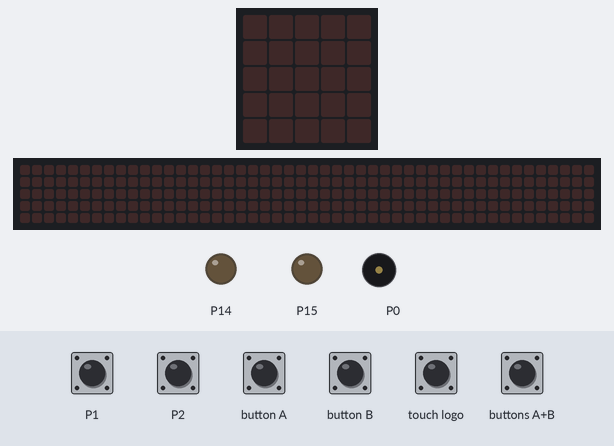
Recording of a program running on a simulated BBC micro:bit (MakeCode). On the bench: the board's 5×5 LED display, a strip that is not on the board, showing the scrolling text unrolled, output pins drawn as LEDs (lit = HIGH), buzzer (waves = sounding). The inputs (shaded band) are chosen by the test bench; at power-on: P1 HIGH, P2 HIGH. The 48×5 strip is a reading aid, not a part: it shows the text the display is scrolling, unrolled, one strip-width of it at a time.

Above: at 1.2 s.
1.3 s: P1 pulled LOW for 0.15 s
At 1.7 s:
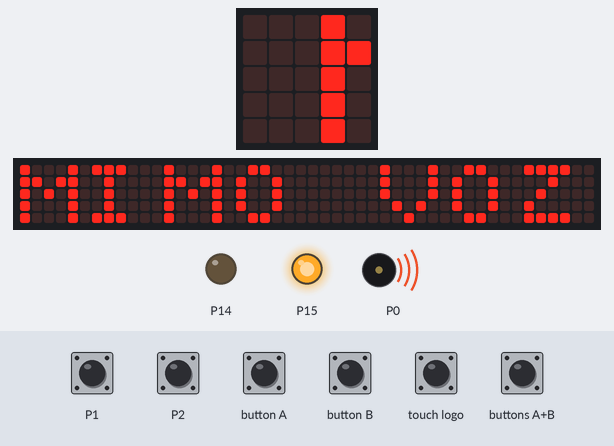
4.3 s: button A pressed for 0.15 s
At 19.51 s:
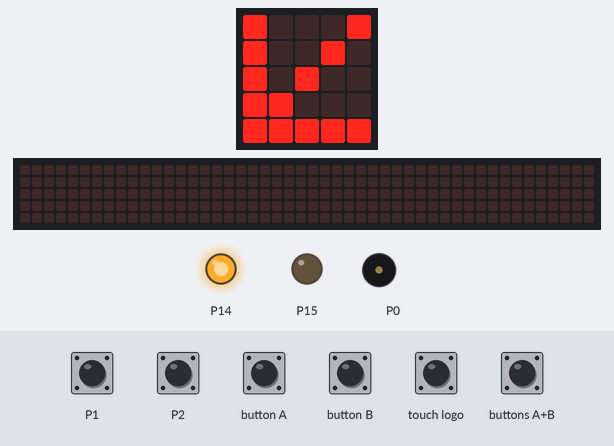
At 19.92 s:
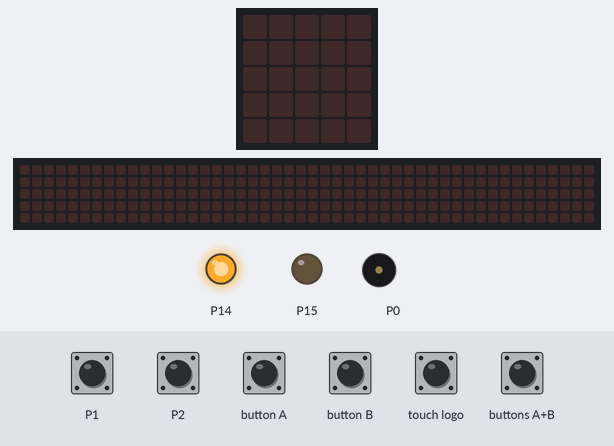
Timing chart, 0 to 21.2 s (numbered marks = the images above; inputs shaded):
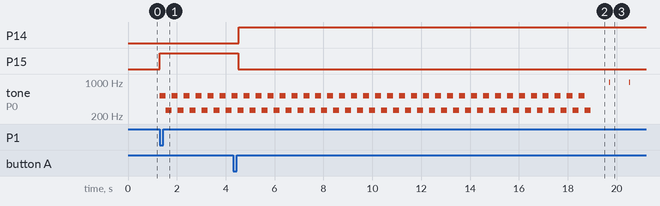

The program:

main.ts
```typescript
input.onButtonPressed(Button.A, function () {
    směr = 1
})
input.onButtonPressed(Button.AB, function () {
    směr = 3
})
input.onButtonPressed(Button.B, function () {
    směr = 2
})
input.onLogoEvent(TouchButtonEvent.Touched, function () {
    směr = 4
})
let směr = 0
pins.setPull(DigitalPin.P1, PinPullMode.PullUp)
pins.setPull(DigitalPin.P2, PinPullMode.PullUp)
basic.forever(function () {
    if (pins.digitalReadPin(DigitalPin.P1) == 0) {
        směr = 5
        basic.showString("MIMO VOZIDEL STAVBY")
    }
    if (pins.digitalReadPin(DigitalPin.P2) == 0) {
        směr = 6
        basic.showString("POZOR")
    }
})
basic.forever(function () {
    while (směr == 4) {
        pins.digitalWritePin(DigitalPin.P15, 1)
        basic.showLeds(`
            # . . . #
            . # . # .
            . . # . .
            . # . # .
            # . . . #
            `)
        music.playTone(988, music.beat(BeatFraction.Whole))
        basic.showLeds(`
            . . . . .
            . . . . .
            . . . . .
            . . . . .
            . . . . .
            `)
    }
    pins.digitalWritePin(DigitalPin.P15, 0)
    while (směr == 3) {
        pins.digitalWritePin(DigitalPin.P14, 1)
        basic.showLeds(`
            . . # . .
            . # # # .
            # . # . #
            . . # . .
            . . # . .
            `)
        music.playTone(988, music.beat(BeatFraction.Sixteenth))
        basic.showLeds(`
            . . . . .
            . . . . .
            . . . . .
            . . . . .
            . . . . .
            `)
    }
    pins.digitalWritePin(DigitalPin.P14, 0)
    while (směr == 2) {
        pins.digitalWritePin(DigitalPin.P14, 1)
        basic.showLeds(`
            # . . . #
            . # . . #
            . . # . #
            . . . # #
            # # # # #
            `)
        music.playTone(988, music.beat(BeatFraction.Sixteenth))
        basic.showLeds(`
            . . . . .
            . . . . .
            . . . . .
            . . . . .
            . . . . .
            `)
        pins.digitalWritePin(DigitalPin.P14, 0)
    }
    while (směr == 1) {
        pins.digitalWritePin(DigitalPin.P14, 1)
        basic.showLeds(`
            # . . . #
            # . . # .
            # . # . .
            # # . . .
            # # # # #
            `)
        music.playTone(988, music.beat(BeatFraction.Sixteenth))
        basic.showLeds(`
            . . . . .
            . . . . .
            . . . . .
            . . . . .
            . . . . .
            `)
        pins.digitalWritePin(DigitalPin.P14, 0)
    }
    while (směr == 5) {
        pins.digitalWritePin(DigitalPin.P15, 1)
        basic.pause(100)
    }
    pins.digitalWritePin(DigitalPin.P15, 0)
    while (směr == 6) {
        pins.digitalWritePin(DigitalPin.P15, 1)
        pins.digitalWritePin(DigitalPin.P14, 1)
        basic.pause(100)
    }
    pins.digitalWritePin(DigitalPin.P15, 0)
    pins.digitalWritePin(DigitalPin.P14, 0)
})
basic.forever(function () {
    if (pins.digitalReadPin(DigitalPin.P1) == 0) {
        for (let index = 0; index < 9; index++) {
            music.playMelody("C5 C C5 C C5 C C5 C ", 250)
        }
    }
    if (pins.digitalReadPin(DigitalPin.P2) == 0) {
        music.playMelody("C D C D C D C D ", 120)
    }
})
```

test.ts
```typescript
// Tady jsou testy. Při použití tohoto balíčku jako rozšíření nebude zkompilováno.
```

Measured:
- after the input at 1.3 s, P15: LOW → HIGH at once; tone on P0: alternates 523 Hz for 0.25 s and 262 Hz for 0.25 s, starting at once; the display: first changes at once (image 1 shows a later state)
- after the input at 4.3 s, P14: LOW → HIGH after 0.22 s; P15: HIGH → LOW after 0.20 s; the display: first differs from a run without the input after 15.0 s (image 2)
- what the display in image 3 shows lasts 0.4 s, from 19.7 s to 20.1 s
